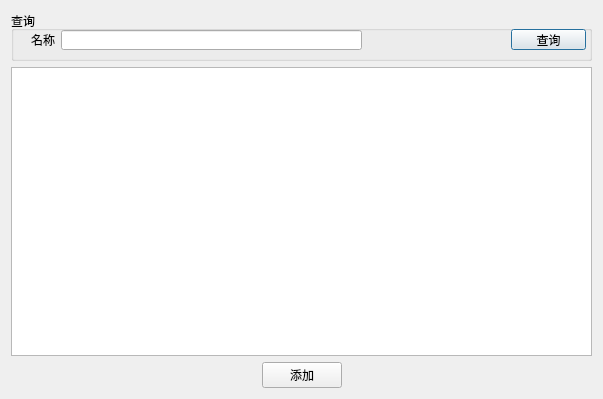
<?xml version="1.0" encoding="UTF-8"?>
<ui version="4.0">
 <class>ManageHospital</class>
 <widget class="QDialog" name="ManageHospital">
  <property name="geometry">
   <rect>
    <x>0</x>
    <y>0</y>
    <width>603</width>
    <height>399</height>
   </rect>
  </property>
  <property name="windowTitle">
   <string>管理-医院</string>
  </property>
  <layout class="QVBoxLayout" name="verticalLayout">
   <item>
    <widget class="QGroupBox" name="groupBox">
     <property name="minimumSize">
      <size>
       <width>0</width>
       <height>50</height>
      </size>
     </property>
     <property name="title">
      <string>查询</string>
     </property>
     <widget class="QLineEdit" name="txtName">
      <property name="geometry">
       <rect>
        <x>50</x>
        <y>19</y>
        <width>301</width>
        <height>20</height>
       </rect>
      </property>
     </widget>
     <widget class="QPushButton" name="btnSearch">
      <property name="geometry">
       <rect>
        <x>500</x>
        <y>18</y>
        <width>75</width>
        <height>21</height>
       </rect>
      </property>
      <property name="text">
       <string>查询</string>
      </property>
     </widget>
     <widget class="QLabel" name="label_2">
      <property name="geometry">
       <rect>
        <x>20</x>
        <y>21</y>
        <width>41</width>
        <height>16</height>
       </rect>
      </property>
      <property name="text">
       <string>名称</string>
      </property>
     </widget>
    </widget>
   </item>
   <item>
    <widget class="QTableWidget" name="table"/>
   </item>
   <item>
    <layout class="QHBoxLayout" name="horizontalLayout">
     <item>
      <spacer name="horizontalSpacer">
       <property name="orientation">
        <enum>Qt::Horizontal</enum>
       </property>
       <property name="sizeHint" stdset="0">
        <size>
         <width>40</width>
         <height>20</height>
        </size>
       </property>
      </spacer>
     </item>
     <item>
      <widget class="QPushButton" name="btnAdd">
       <property name="text">
        <string>添加</string>
       </property>
      </widget>
     </item>
     <item>
      <spacer name="horizontalSpacer_2">
       <property name="orientation">
        <enum>Qt::Horizontal</enum>
       </property>
       <property name="sizeHint" stdset="0">
        <size>
         <width>40</width>
         <height>20</height>
        </size>
       </property>
      </spacer>
     </item>
    </layout>
   </item>
  </layout>
 </widget>
 <resources/>
 <connections/>
</ui>
